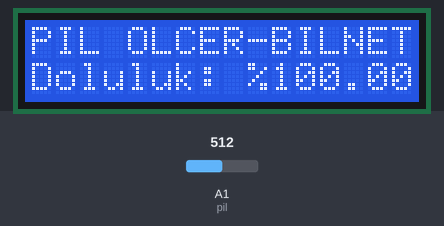
A sketch run on a simulated Arduino Uno, built with avr-gcc and run on an emulated ATmega328P. On the bench: 16×2 character LCD. The inputs (shaded band) are chosen by the test bench; at power-on: A1 (pil) = 512.

Above: at 1.2 s.
1.3 s: A1 (pil) set to 328
At 2.6 s:
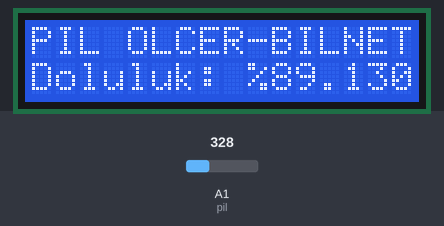
3.0 s: A1 (pil) set to 306
At 4.0 s:
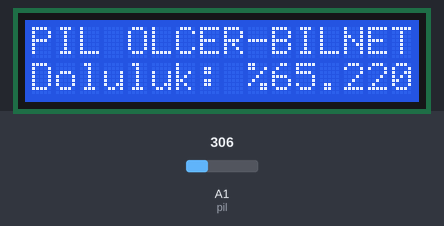
4.5 s: A1 (pil) set to 236
At 5.4 s:
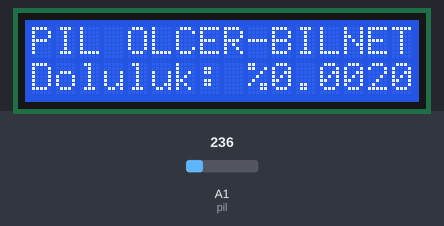
Timing chart, 0 to 7.5 s (numbered marks = the images above; inputs shaded):
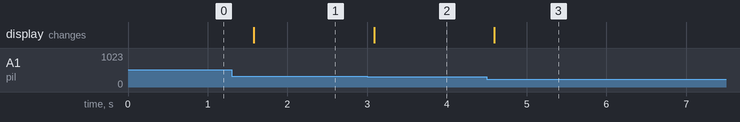

Measured:
- after the input at 1.3 s, the display: changes after 0.28 s (image 1)
- after the input at 3.0 s, the display: changes after 0.09 s (image 2)
- after the input at 4.5 s, the display: changes after 0.09 s (image 3)

The sketch:

BatteryLevel.ino
```cpp
//Hilmi Ogün SEYREK
//ogunseyrek@gmail.com

#include <LiquidCrystal.h>

LiquidCrystal lcd(12,11,5,4,3,2);

#define pil A1

int min_deger = 246;
float yuzde = 0;
float deger = 0;

int gerilim = 0;

void setup() {

  lcd.begin(16,2);
  lcd.clear();
  lcd.setCursor(0,0);
  lcd.print("PIL OLCER-BILNET");

}

void loop() {

   gerilim = analogRead(pil);

  if(gerilim >= 338)
    gerilim = 338;

  if(gerilim <= 246)
    gerilim = 246;

   yuzde = gerilim - min_deger;
   deger = (100.00/92.00) * yuzde;

   lcd.setCursor(0,1);
   lcd.print("Doluluk: %");
   lcd.print(deger);
   delay(500);

}
```
